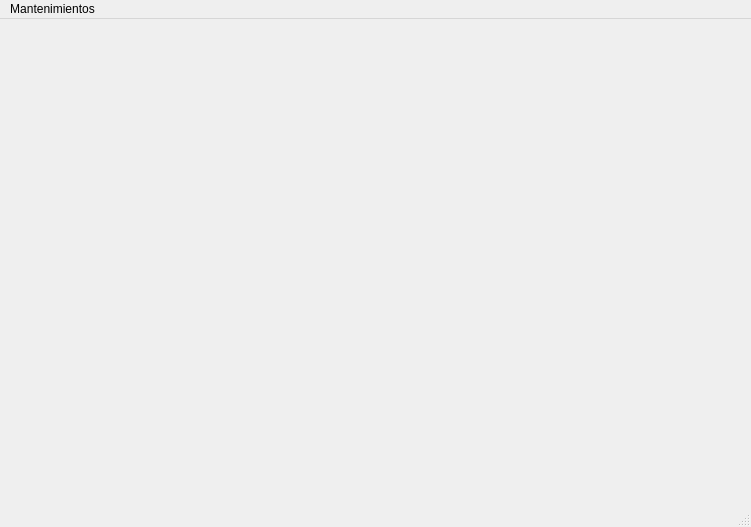
<?xml version="1.0" encoding="UTF-8"?>
<ui version="4.0">
 <class>MainWindow</class>
 <widget class="QMainWindow" name="MainWindow">
  <property name="geometry">
   <rect>
    <x>0</x>
    <y>0</y>
    <width>751</width>
    <height>527</height>
   </rect>
  </property>
  <property name="windowTitle">
   <string>Gestión de miEmpresa</string>
  </property>
  <property name="windowIcon">
   <iconset>
    <normaloff>../Icons/logo.ico</normaloff>../Icons/logo.ico</iconset>
  </property>
  <property name="tabShape">
   <enum>QTabWidget::Rounded</enum>
  </property>
  <widget class="QWidget" name="centralwidget">
   <layout class="QHBoxLayout" name="horizontalLayout">
    <item>
     <widget class="QMdiArea" name="mdiArea">
      <property name="sizePolicy">
       <sizepolicy hsizetype="Ignored" vsizetype="Ignored">
        <horstretch>0</horstretch>
        <verstretch>0</verstretch>
       </sizepolicy>
      </property>
      <property name="frameShape">
       <enum>QFrame::NoFrame</enum>
      </property>
      <property name="verticalScrollBarPolicy">
       <enum>Qt::ScrollBarAlwaysOff</enum>
      </property>
      <property name="horizontalScrollBarPolicy">
       <enum>Qt::ScrollBarAlwaysOff</enum>
      </property>
      <property name="sizeAdjustPolicy">
       <enum>QAbstractScrollArea::AdjustIgnored</enum>
      </property>
      <property name="background">
       <brush brushstyle="NoBrush">
        <color alpha="255">
         <red>160</red>
         <green>160</green>
         <blue>160</blue>
        </color>
       </brush>
      </property>
     </widget>
    </item>
   </layout>
  </widget>
  <widget class="QMenuBar" name="menubar">
   <property name="geometry">
    <rect>
     <x>0</x>
     <y>0</y>
     <width>751</width>
     <height>21</height>
    </rect>
   </property>
   <widget class="QMenu" name="opc_archivo">
    <property name="styleSheet">
     <string notr="true">QMenuBar::item {
    background-color: transparent;
}</string>
    </property>
    <property name="title">
     <string>Mantenimientos</string>
    </property>
    <addaction name="menuClientes"/>
    <addaction name="menuTipoClientes"/>
    <addaction name="separator"/>
    <addaction name="menuProductos"/>
    <addaction name="separator"/>
    <addaction name="menuSalir"/>
   </widget>
   <addaction name="opc_archivo"/>
  </widget>
  <widget class="QStatusBar" name="statusbar"/>
  <action name="menuClientes">
   <property name="icon">
    <iconset>
     <normaloff>../Icons/clientes2.ico</normaloff>../Icons/clientes2.ico</iconset>
   </property>
   <property name="text">
    <string>Clientes</string>
   </property>
   <property name="shortcut">
    <string>Ctrl+Alt+C</string>
   </property>
  </action>
  <action name="actionSalir">
   <property name="text">
    <string>Salir</string>
   </property>
  </action>
  <action name="menuTipoClientes">
   <property name="icon">
    <iconset>
     <normaloff>../Icons/tipoClientes.ico</normaloff>../Icons/tipoClientes.ico</iconset>
   </property>
   <property name="text">
    <string>Tipo Clientes</string>
   </property>
   <property name="shortcut">
    <string>Ctrl+Alt+T</string>
   </property>
  </action>
  <action name="menuSalir">
   <property name="icon">
    <iconset>
     <normaloff>../Icons/salir.ico</normaloff>../Icons/salir.ico</iconset>
   </property>
   <property name="text">
    <string>Salir</string>
   </property>
   <property name="iconText">
    <string>Salir</string>
   </property>
   <property name="shortcut">
    <string>Ctrl+Alt+Q</string>
   </property>
  </action>
  <action name="menuProductos">
   <property name="text">
    <string>Productos</string>
   </property>
  </action>
 </widget>
 <resources/>
 <connections/>
</ui>
